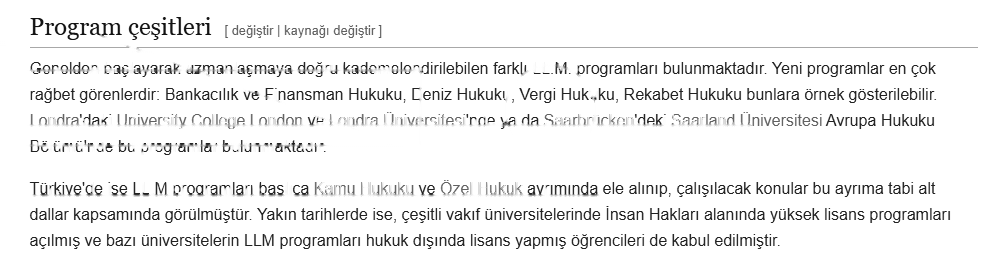
#> input picture REAL_TEST/exports/sample7_cleaned.png, 990 x 268 px
$ python -i image_processor.py   (imports and definitions only)
#> lines starting #> are read from the running program, lines starting #| are printed output that depends on the picture; after the words box and inside, x2 and y2 are one past the last pixel; in counts of white or black regions, pixels touching at a corner belong together
#> further down, picture is the input picture: shape (268, 990, 3); min 19, max 255, mean 239.7
import os
import cv2
import numpy as np
from typing import Any, Dict, List, Optional, Tuple, Union
from PIL import Image

MAX_FILE_SIZE_BYTES = 50 * 1024 * 1024  # 50 MB
MAX_IMAGE_DIMENSION = 8000             # 8000 px
WHITE_PIXEL = 255
DEFAULT_BORDER_PAD = 16
MIN_OCR_DIMENSION = 160
WIDE_STRIP_MIN_W = 500
WIDE_STRIP_MAX_H = 360
UPSCALE_FACTOR = 2.0
SHARPEN_SIGMA = 1.2
SHARPEN_ALPHA = 1.5
SHARPEN_BETA = -0.5
MIN_BLOCK_SIZE = 15
MAX_BLOCK_SIZE = 51
BLOCK_SCALE_DIVISOR = 16
MAX_SKEW_DEG = 25.0
MIN_SKEW_DEG = 0.3
HOUGH_THRESHOLD = 40
HOUGH_MIN_LEN_FLOOR = 20
HOUGH_WIDTH_DIVISOR = 10
HOUGH_MAX_GAP = 20
DEG_TO_RAD = np.pi / 180.0
MORPH_KERNEL_SIZE = (25, 3)
RED_HUE_LOW_MAX = 15
RED_HUE_HIGH_MIN = 160
RED_MIN_SAT = 150
RED_MIN_CHROMA = 100
COLOR_MIN_SAT = 165
COLOR_MIN_CHROMA = 120
COLOR_MIN_VAL = 145
MIN_SCRIBBLE_SPAN = 20
INPAINT_RADIUS = 2
STEM_BRIDGE_KERNEL = (1, 5)
THICK_CORE_KERNEL = (7, 7)


DARK_POLARITY_THRESHOLD = 127.0


class ImageProcessor:
    """
    Image Preprocessing Pipeline using OpenCV & NumPy.
    Provides decoupled static utility methods for image cleanup,
    annotation removal, contrast enhancement, and deskewing.
    """

    # [22 lines left out: function load_image, not called in this run]

    @staticmethod
    def to_grayscale(image: np.ndarray) -> np.ndarray:
        """Converts BGR image to single channel grayscale."""
        if len(image.shape) == 2:
            return image
        return cv2.cvtColor(image, cv2.COLOR_BGR2GRAY)

    # [11 lines left out: function get_background_color, not called in this run]

    @staticmethod
    def is_dark_image(image: np.ndarray) -> bool:
        """Determines if the image has a predominantly dark background."""
        gray = ImageProcessor.to_grayscale(image)
        h, w = gray.shape[:2]
#> h = 268; w = 990
        if h > 4 and w > 4:
            border = np.concatenate([gray[0, :], gray[h - 1, :], gray[:, 0], gray[:, w - 1]])
#> border = 2516 values, max 255 at index 0, min 254 at index 2021, mean 255
            return float(np.median(border)) < DARK_POLARITY_THRESHOLD
        return float(np.mean(gray)) < DARK_POLARITY_THRESHOLD

    # [149 lines left out: functions invert_if_dark, enhance_contrast, denoise, sharpen, add_border_padding, prepare_for_ocr_with_transform and 6 more, not called in this run]

    @staticmethod
    def _estimate_skew_angle(gray: np.ndarray) -> float:
        """Estimates text baseline skew angle in degrees using morphological line connection and Hough lines."""
        # Metin her zaman beyaz (ön plan) maske olmalı: açık zeminde koyu metin ters çevrilir, koyu zeminde olduğu gibi kalır.
        text_gray = gray if ImageProcessor.is_dark_image(gray) else cv2.bitwise_not(gray)
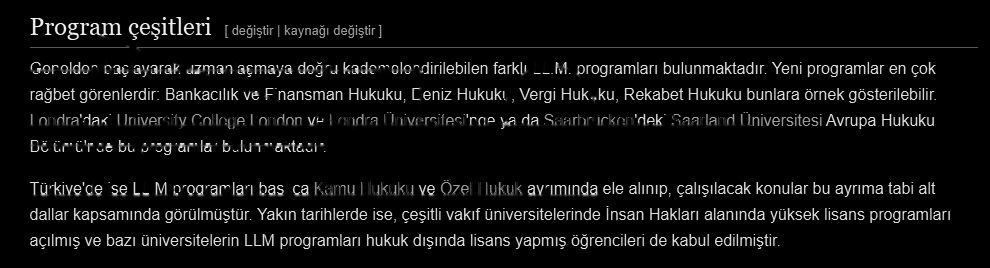
#> text_gray: shape (268, 990); min 0, max 236, mean 15.3
        thresh = cv2.threshold(text_gray, 0, WHITE_PIXEL, cv2.THRESH_BINARY | cv2.THRESH_OTSU)[1]
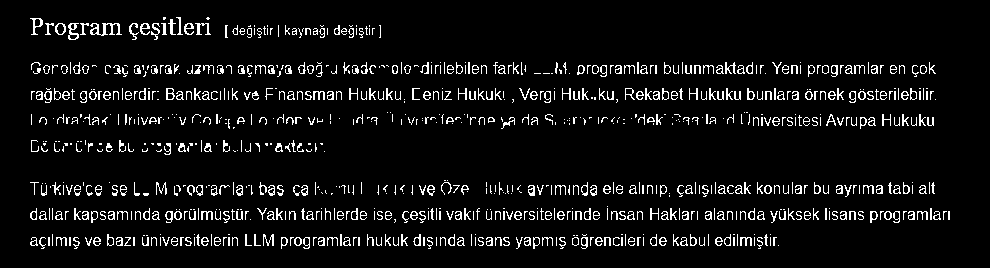
#> thresh: shape (268, 990); 6.7% white in thin lines or dots, all inside (x1, y1, x2, y2) = (30, 17, 950, 249)
        kernel = cv2.getStructuringElement(cv2.MORPH_RECT, MORPH_KERNEL_SIZE)
        dilated = cv2.dilate(thresh, kernel, iterations=1)
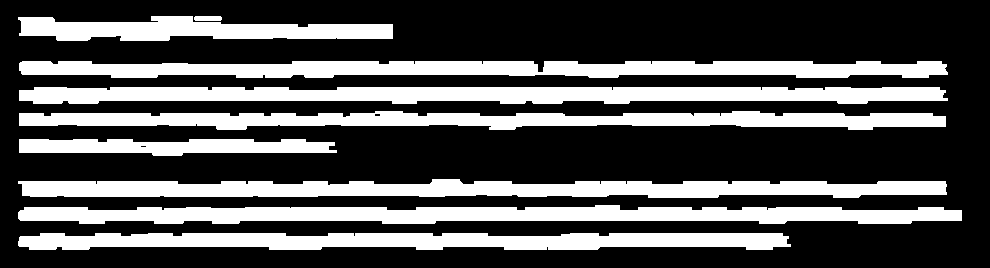
#> dilated: shape (268, 990); 32.2% white; 9 white regions, largest, box (x1, y1, x2, y2) and area: (18, 179, 947, 198) 13255, (19, 87, 948, 104) 13175, (18, 205, 962, 224) 13152

        w = gray.shape[1]
#> w = 990
        lines = cv2.HoughLinesP(
            dilated, 1, DEG_TO_RAD, threshold=HOUGH_THRESHOLD,
            minLineLength=max(HOUGH_MIN_LEN_FLOOR, w // HOUGH_WIDTH_DIVISOR), maxLineGap=HOUGH_MAX_GAP
        )
#> lines = 141 rows, first 6: [22, 195, 826, 181], [18, 216, 961, 216], [18, 217, 961, 217], [19, 68, 944, 68], [19, 98, 947, 98], [18, 243, 786, 243]
        if lines is None:
            return 0.0

        angles = []
        for x1, y1, x2, y2 in lines.reshape(-1, 4):
            if x2 != x1:
                deg = float(np.degrees(np.arctan2(y2 - y1, x2 - x1)))
                if -MAX_SKEW_DEG <= deg <= MAX_SKEW_DEG:
                    angles.append(deg)
#> this loop made 141 passes
#> (x1, y1, x2, y2, deg) on passes 1 to 12: (22, 195, 826, 181, -0.998), (18, 216, 961, 216, 0), (18, 217, 961, 217, 0), (19, 68, 944, 68, 0), (19, 98, 947, 98, 0), (18, 243, 786, 243, 0), (19, 94, 943, 94, 0), (19, 66, 946, 66, 0), (19, 93, 943, 93, 0), (19, 119, 945, 119, 0), (337, 88, 939, 88, 0), (19, 95, 942, 95, 0)
#> deg on passes 61 to 66: -0.976, 0, 0, 0, 0, 0
#> after the loop, angles = 141 values, max 2.01 at index 78, min -4.57 at index 120, mean -0.062
        return float(np.median(angles)) if angles else 0.0

    @staticmethod
    def deskew(image: np.ndarray) -> np.ndarray:
        """Detects text line inclination angle and deskews the image with clean white borders."""
        gray = ImageProcessor.to_grayscale(image)
        angle = ImageProcessor._estimate_skew_angle(gray)
#> angle = 0
        if abs(angle) < MIN_SKEW_DEG or abs(angle) > MAX_SKEW_DEG:
            return image

        (h, w) = image.shape[:2]
        center = (w // 2, h // 2)
        rot_mat = cv2.getRotationMatrix2D(center, angle, 1.0)
        border_val = ImageProcessor.get_background_color(image)
        return cv2.warpAffine(
            image, rot_mat, (w, h), flags=cv2.INTER_CUBIC,
            borderMode=cv2.BORDER_CONSTANT, borderValue=border_val
        )

    # [9 lines left out: function crop_roi, not called in this run]

>>> import cv2
>>> picture = cv2.cvtColor(cv2.imread('../../../REAL_TEST/exports/sample7_cleaned.png'), cv2.COLOR_BGR2RGB)
>>> result = ImageProcessor().deskew(picture)

$ run again, on REAL_TEST/exports/sample9_cleaned_deskewed.png
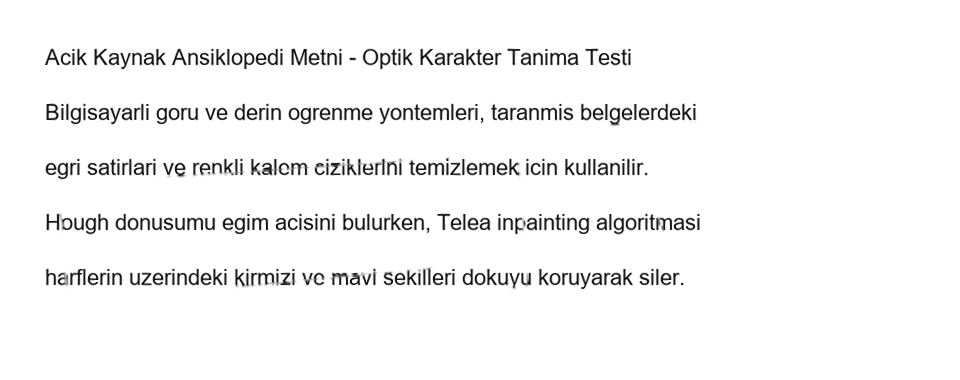
#> input picture REAL_TEST/exports/sample9_cleaned_deskewed.png, 960 x 380 px
#> picture is the input picture: shape (380, 960, 3); min 0, max 255, mean 245.1
#> border = 2680 values from 255 to 255
#> in _estimate_skew_angle, `thresh = cv2.threshold(text_gray, 0, WHITE_PIXEL, cv2.THRESH_BINARY | ..`:
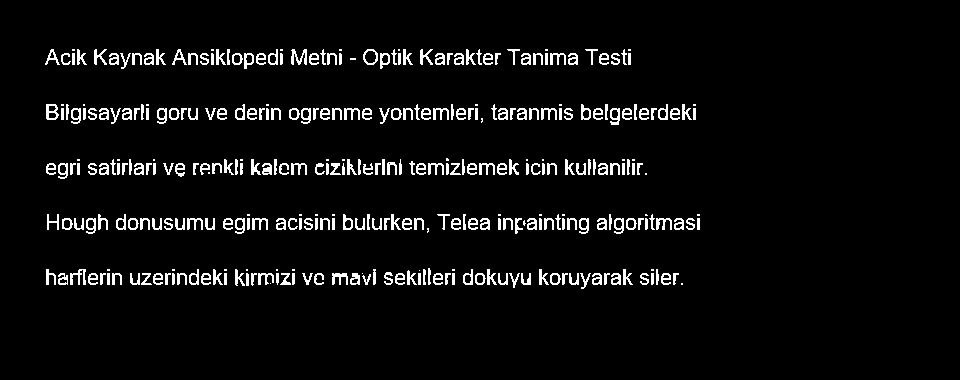
#> thresh: shape (380, 960); 4.9% white in thin lines or dots, all inside (x1, y1, x2, y2) = (45, 49, 700, 289)
#> in _estimate_skew_angle, `dilated = cv2.dilate(thresh, kernel, iterations=1)`:
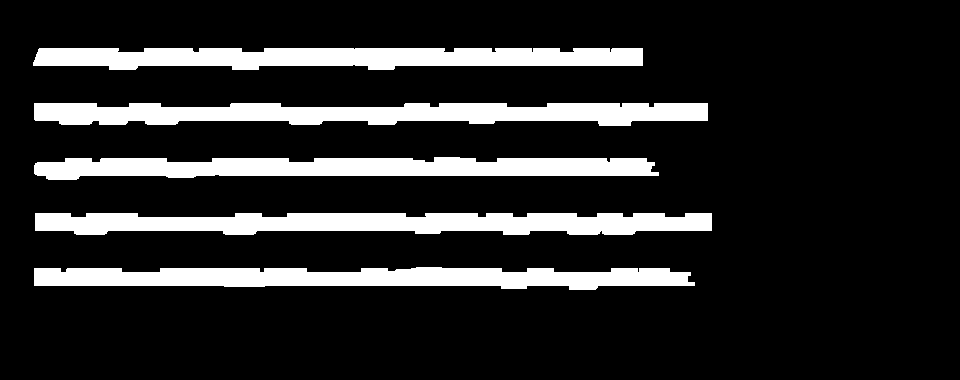
#> dilated: shape (380, 960); 15.6% white; 5 white regions, box (x1, y1, x2, y2) and area: (35, 213, 712, 235) 11973, (34, 103, 708, 126) 11863, (34, 267, 695, 290) 11223, (33, 48, 643, 70) 10935, (34, 157, 659, 180) 10747
#> lines = 114 rows, first 6: [35, 163, 654, 163], [34, 118, 707, 118], [160, 271, 687, 280], [35, 216, 711, 228], [34, 111, 707, 111], [35, 164, 654, 164]
#> the loop in _estimate_skew_angle, `for x1, y1, x2, y2 in lines.reshape(-1, 4):` made 114 passes
#> (x1, y1, x2, y2, deg) on passes 1 to 8: (35, 163, 654, 163, 0), (34, 118, 707, 118, 0), (160, 271, 687, 280, 0.978), (35, 216, 711, 228, 1.02), (34, 111, 707, 111, 0), (35, 164, 654, 164, 0), (33, 63, 642, 52, -1.03), (35, 120, 707, 120, 0)
#> after the loop in _estimate_skew_angle, `for x1, y1, x2, y2 in lines.reshape(-1, 4):`: angles = 114 values, max 1.12 at index 107, min -3.15 at index 113, mean -0.122
#> angle = 0
